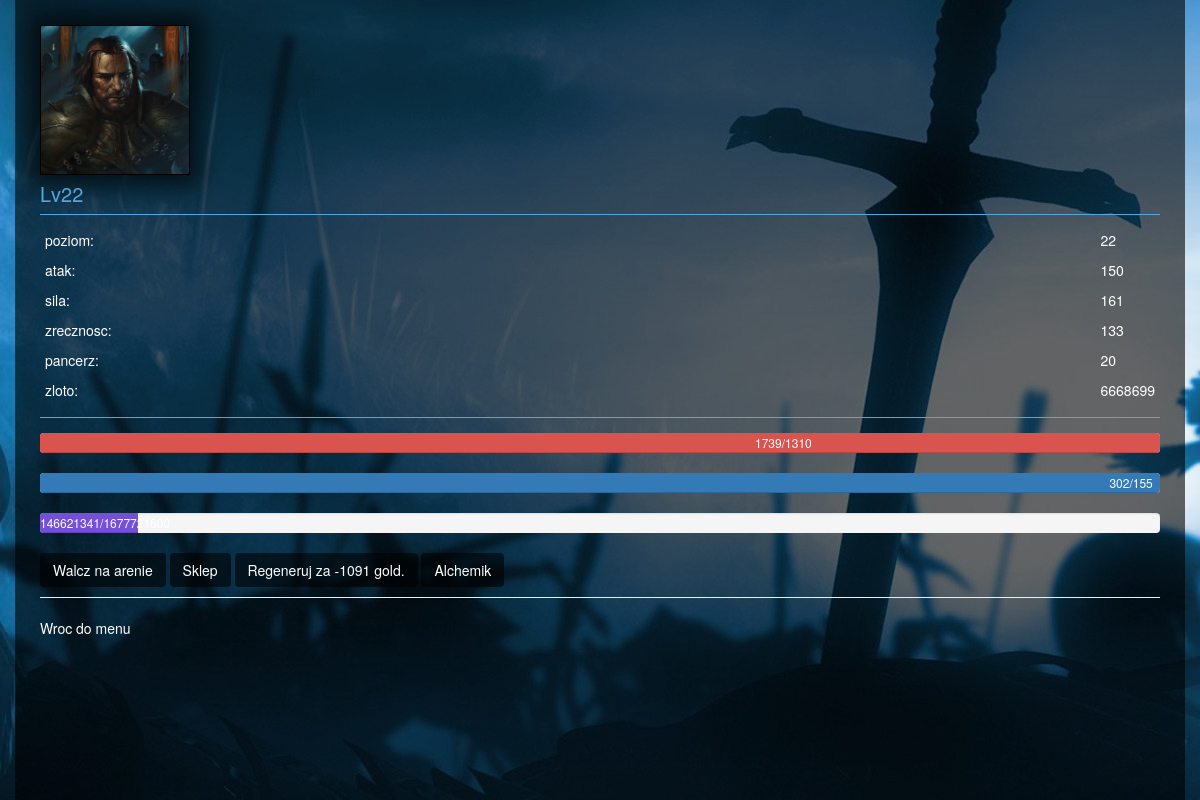
The app's page /player/8/, older data.
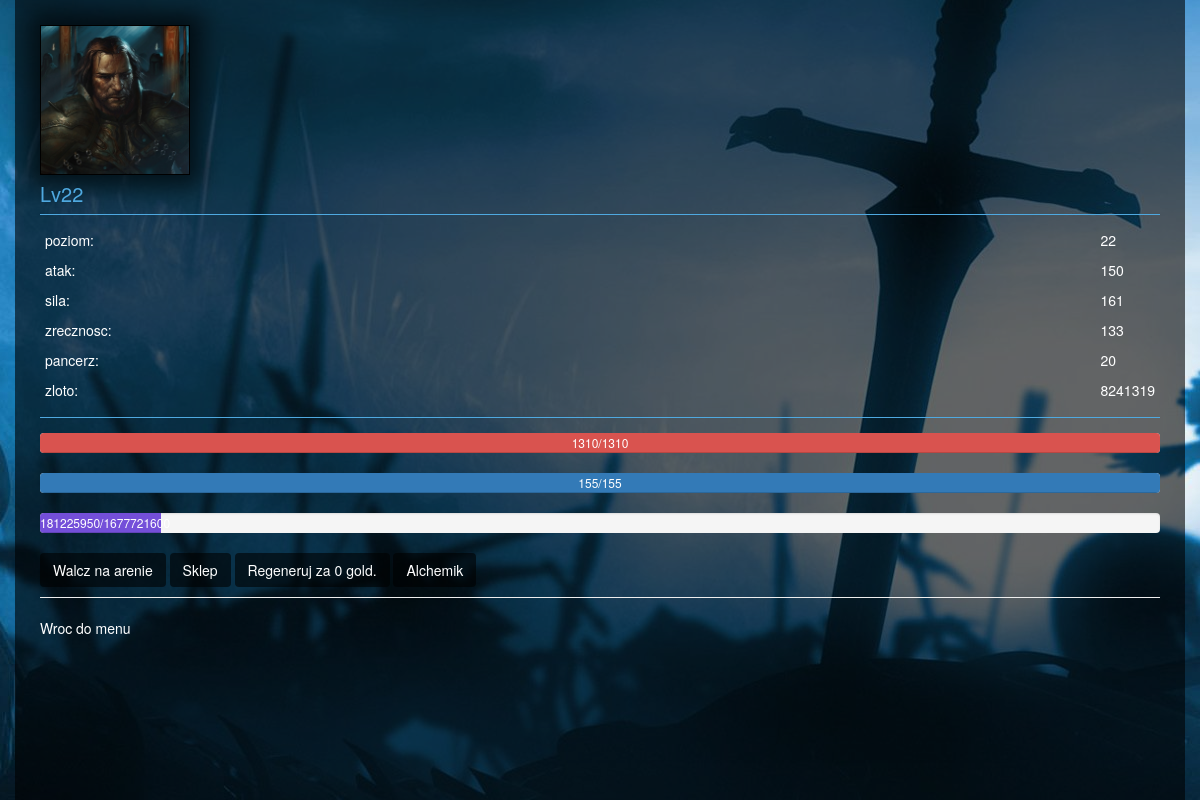
The same page, newer data.
### project/models.py (models this page shows, shortened)
class Player(models.Model):
    name = models.CharField(max_length=40)
    level = models.IntegerField()
    experience = models.IntegerField()
    requiredexp = models.IntegerField()
    strength = models.IntegerField()
    agility = models.IntegerField()
    maxhealth = models.IntegerField()
    health = models.IntegerField()
    attack = models.IntegerField()
    maxmana = models.IntegerField()
    mana = models.IntegerField()
    classname = models.ForeignKey(ClassName)
    armorid = models.ForeignKey(ArmorItem)
    bonus_attack = models.IntegerField()
    bonus_agility = models.IntegerField()
    bonus_health = models.IntegerField()
    isarmordamaged = models.BooleanField()
    gold = models.IntegerField()
    dot_damage = models.IntegerField()
    dot_rounds = models.IntegerField()
    small_elixir = models.IntegerField()
    medium_elixir = models.IntegerField()
    big_elixir = models.IntegerField()
    ultimate_elixir = models.IntegerField()

### player/views.py (the view)
def index(request, p):
    gamer = Player.objects.get(pk=p)
    gold_to_pay = int(round(((float(gamer.maxhealth) - float(gamer.health))/15.0
                        + (float(gamer.maxmana) - float(gamer.mana))/7.0) * (float(gamer.level)), 0))
    return render(request, 'player/index.html', {
        'p': gamer,
        'armor': ArmorItem.objects.get(name=gamer.armorid).value,
        'pay': int(gold_to_pay),
        'health': gamer.health * 100 / gamer.maxhealth,
        'mana': gamer.mana * 100 / gamer.maxmana,
    })

### project/models.py (called while the page is built)
    def __unicode__(self):
        return self.name

    def __unicode__(self):
        return self.name

### templates/player/index.html (shortened to what this page needs)
{% extends 'layout.html' %}
{% block content %}
    <div id="this">
        {% include 'shop/regen.html'%}
    </div>
{% endblock %}

### templates/fight/partial_view_player.html (shortened to what this page needs)
{% load staticfiles %}
    <div class="player_portrait">
        {%if p.classname|stringformat:"s"  == "Warrior"%}
            <img src="{% static 'css/content/warrior.jpg' %}" height="100%", width="100%">
        {%elif p.classname|stringformat:"s"  == "Thief"%}
            <img src="{% static 'css/content/thief.jpg' %}" height="100%", width="100%">
        {%elif p.classname|stringformat:"s"  == "Tankozord"%}
            <img src="{% static 'css/content/tank.jpg' %}" height="100%", width="100%">
        {% endif %}
    </div>
    <div class="player_name">
        {{p.name}}
    </div>
    <div class="player_stats">
        <div class="column_left">
            <p>poziom:</p>
            <p>atak:</p>
            <p>sila:</p>
            <p>zrecznosc:</p>
            <p>pancerz:</p>
            <p>zloto:</p>
        </div>
        <div class="column_right">
            <p>{{p.level}}</p>
            <p>{{p.attack}}</p>
            <p>{{p.strength}}</p>
            <p>{{p.agility}}</p>
            <p>{{armor}}</p>
            <p>{{p.gold}}</p>
        </div>
    </div>
    <div class="progress">
        <div id="player-health" class="progress-bar progress-bar-danger" role="progressbar" aria-valuenow="100" aria-valuemin="0" aria-valuemax="100" style="width: 100%;">
            {{p.health}}/{{p.maxhealth}}
        </div>
    </div>
    <div class="progress">
        <div id="player-mana" class="progress-bar"  role="progressbar" aria-valuenow="100" aria-valuemin="0" aria-valuemax="100" style="width: 100%">
            {{p.mana}}/{{p.maxmana}}
        </div>
    </div>
    <div class="progress">
        <div id="player-exp" class="progress-bar progress_bar_level" role="progressbar" aria-valuenow="60" aria-valuemin="0" aria-valuemax="100" style="width: 0%;">
            {{p.experience}}/{{p.requiredexp}}
        </div>
    </div>

Row changes from the older to the newer data that the page shows:
changed Player "Lv22": gold "6668699" → "8241319"; health "1739" → "1310"; mana "302" → "155"; experience "146621341" → "181225950"
Text that changed along with them:
{{ pay }}: "-1091" → "0"
